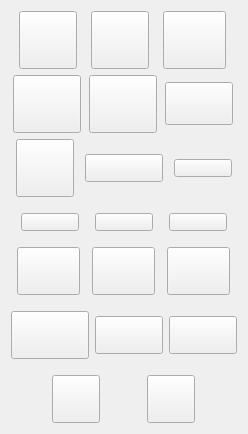
      <widget class="QWidget" name="tbElectrDev">
       <property name="geometry">
        <rect>
         <x>0</x>
         <y>0</y>
         <width>248</width>
         <height>384</height>
        </rect>
       </property>
       <attribute name="label">
        <string>Electronic Devices</string>
       </attribute>
       <layout class="QVBoxLayout" name="verticalLayout_5">
        <item>
         <layout class="QHBoxLayout" name="horLO_Electrics_1">
          <item>
           <widget class="QPushButton" name="btnFridge_dark">
            <property name="sizePolicy">
             <sizepolicy hsizetype="Fixed" vsizetype="Fixed">
              <horstretch>0</horstretch>
              <verstretch>0</verstretch>
             </sizepolicy>
            </property>
            <property name="cursor">
             <cursorShape>PointingHandCursor</cursorShape>
            </property>
            <property name="toolTip">
             <string>&lt;html&gt;&lt;head/&gt;&lt;body&gt;&lt;p&gt;&lt;span style=&quot; font-weight:600; font-style:italic; color:#eeeeec;&quot;&gt;Fridge - dark&lt;/span&gt;&lt;/p&gt;&lt;/body&gt;&lt;/html&gt;</string>
            </property>
            <property name="styleSheet">
             <string notr="true">background-color: transparent;
border-image: url(:/img/furniture/electronic devices/fridge_dark.png);
width: 50px;
height: 50px;
background: none;
background-repeat: none;</string>
            </property>
            <property name="text">
             <string/>
            </property>
           </widget>
          </item>
          <item>
           <widget class="QPushButton" name="btnFridge_light">
            <property name="sizePolicy">
             <sizepolicy hsizetype="Fixed" vsizetype="Fixed">
              <horstretch>0</horstretch>
              <verstretch>0</verstretch>
             </sizepolicy>
            </property>
            <property name="cursor">
             <cursorShape>PointingHandCursor</cursorShape>
            </property>
            <property name="toolTip">
             <string>&lt;html&gt;&lt;head/&gt;&lt;body&gt;&lt;p&gt;&lt;span style=&quot; font-weight:600; font-style:italic;&quot;&gt;Fridge - white&lt;/span&gt;&lt;/p&gt;&lt;/body&gt;&lt;/html&gt;</string>
            </property>
            <property name="styleSheet">
             <string notr="true">background-color: transparent;
border-image: url(:/img/furniture/electronic devices/fridge_white.png);
width: 50px;
height: 50px;
background: none;
background-repeat: none;</string>
            </property>
            <property name="text">
             <string/>
            </property>
           </widget>
          </item>
          <item>
           <widget class="QPushButton" name="btnRefrigerator">
            <property name="sizePolicy">
             <sizepolicy hsizetype="Fixed" vsizetype="Fixed">
              <horstretch>0</horstretch>
              <verstretch>0</verstretch>
             </sizepolicy>
            </property>
            <property name="cursor">
             <cursorShape>PointingHandCursor</cursorShape>
            </property>
            <property name="toolTip">
             <string>&lt;html&gt;&lt;head/&gt;&lt;body&gt;&lt;p&gt;&lt;span style=&quot; font-weight:600; font-style:italic; color:#3465a4;&quot;&gt;Refrigerator&lt;/span&gt;&lt;/p&gt;&lt;/body&gt;&lt;/html&gt;</string>
            </property>
            <property name="styleSheet">
             <string notr="true">background-color: transparent;
border-image: url(:/img/furniture/electronic devices/refridgerator.png);
width: 55px;
height: 50px;
background: none;
background-repeat: none;</string>
            </property>
            <property name="text">
             <string/>
            </property>
           </widget>
          </item>
         </layout>
        </item>
        <item>
         <layout class="QHBoxLayout" name="horLO_Electrics_2">
          <item>
           <widget class="QPushButton" name="btnWashingMachine_grey">
            <property name="sizePolicy">
             <sizepolicy hsizetype="Fixed" vsizetype="Fixed">
              <horstretch>0</horstretch>
              <verstretch>0</verstretch>
             </sizepolicy>
            </property>
            <property name="cursor">
             <cursorShape>PointingHandCursor</cursorShape>
            </property>
            <property name="toolTip">
             <string>&lt;html&gt;&lt;head/&gt;&lt;body&gt;&lt;p&gt;&lt;span style=&quot; font-weight:600; font-style:italic; color:#eeeeec;&quot;&gt;Washing machine - dark&lt;/span&gt;&lt;/p&gt;&lt;/body&gt;&lt;/html&gt;</string>
            </property>
            <property name="styleSheet">
             <string notr="true">background-color: transparent;
border-image: url(:/img/furniture/electronic devices/washing_machine_grey.png);
width: 60px;
height: 50px;
background: none;
background-repeat: none;</string>
            </property>
            <property name="text">
             <string/>
            </property>
           </widget>
          </item>
          <item>
           <widget class="QPushButton" name="btnWashingMachine_white">
            <property name="sizePolicy">
             <sizepolicy hsizetype="Fixed" vsizetype="Fixed">
              <horstretch>0</horstretch>
              <verstretch>0</verstretch>
             </sizepolicy>
            </property>
            <property name="cursor">
             <cursorShape>PointingHandCursor</cursorShape>
            </property>
            <property name="toolTip">
             <string>&lt;html&gt;&lt;head/&gt;&lt;body&gt;&lt;p&gt;&lt;span style=&quot; font-weight:600; font-style:italic; color:#888a85;&quot;&gt;Washing machine - white&lt;/span&gt;&lt;/p&gt;&lt;/body&gt;&lt;/html&gt;</string>
            </property>
            <property name="styleSheet">
             <string notr="true">background-color: transparent;
border-image: url(:/img/furniture/electronic devices/washing_machine_white.png);
width: 60px;
height: 50px;
background: none;
background-repeat: none;</string>
            </property>
            <property name="text">
             <string/>
            </property>
           </widget>
          </item>
          <item>
           <widget class="QPushButton" name="btnMicrowave">
            <property name="sizePolicy">
             <sizepolicy hsizetype="Fixed" vsizetype="Fixed">
              <horstretch>0</horstretch>
              <verstretch>0</verstretch>
             </sizepolicy>
            </property>
            <property name="cursor">
             <cursorShape>PointingHandCursor</cursorShape>
            </property>
            <property name="toolTip">
             <string>&lt;html&gt;&lt;head/&gt;&lt;body&gt;&lt;p&gt;&lt;span style=&quot; font-weight:600; font-style:italic;&quot;&gt;Microwave&lt;/span&gt;&lt;/p&gt;&lt;/body&gt;&lt;/html&gt;</string>
            </property>
            <property name="styleSheet">
             <string notr="true">background-color: transparent;
border-image: url(:/img/furniture/electronic devices/microwave.png);
width: 60px;
height: 35px;
background: none;
background-repeat: none;</string>
            </property>
            <property name="text">
             <string/>
            </property>
           </widget>
          </item>
         </layout>
        </item>
        <item>
         <layout class="QHBoxLayout" name="horLO_Electrics_3">
          <item>
           <widget class="QPushButton" name="btnVent">
            <property name="sizePolicy">
             <sizepolicy hsizetype="Fixed" vsizetype="Fixed">
              <horstretch>0</horstretch>
              <verstretch>0</verstretch>
             </sizepolicy>
            </property>
            <property name="cursor">
             <cursorShape>PointingHandCursor</cursorShape>
            </property>
            <property name="toolTip">
             <string>&lt;html&gt;&lt;head/&gt;&lt;body&gt;&lt;p&gt;&lt;span style=&quot; font-weight:600; font-style:italic; color:#eeeeec;&quot;&gt;Vent&lt;/span&gt;&lt;/p&gt;&lt;/body&gt;&lt;/html&gt;</string>
            </property>
            <property name="styleSheet">
             <string notr="true">background-color: transparent;
border-image: url(:/img/furniture/electronic devices/vent.png);
width: 50px;
height: 50px;
background: none;
background-repeat: none;</string>
            </property>
            <property name="text">
             <string/>
            </property>
           </widget>
          </item>
          <item>
           <widget class="QPushButton" name="btnAirConditioner">
            <property name="sizePolicy">
             <sizepolicy hsizetype="Fixed" vsizetype="Fixed">
              <horstretch>0</horstretch>
              <verstretch>0</verstretch>
             </sizepolicy>
            </property>
            <property name="cursor">
             <cursorShape>PointingHandCursor</cursorShape>
            </property>
            <property name="toolTip">
             <string>&lt;html&gt;&lt;head/&gt;&lt;body&gt;&lt;p&gt;&lt;span style=&quot; font-weight:600; font-style:italic;&quot;&gt;Air conditioner&lt;/span&gt;&lt;/p&gt;&lt;/body&gt;&lt;/html&gt;</string>
            </property>
            <property name="styleSheet">
             <string notr="true">background-color: transparent;
border-image: url(:/img/furniture/electronic devices/air_conditioner.png);
width: 70px;
height: 20px;
background: none;
background-repeat: none;</string>
            </property>
            <property name="text">
             <string/>
            </property>
           </widget>
          </item>
          <item>
           <widget class="QPushButton" name="btnTV1_black">
            <property name="sizePolicy">
             <sizepolicy hsizetype="Fixed" vsizetype="Fixed">
              <horstretch>0</horstretch>
              <verstretch>0</verstretch>
             </sizepolicy>
            </property>
            <property name="cursor">
             <cursorShape>PointingHandCursor</cursorShape>
            </property>
            <property name="toolTip">
             <string>&lt;html&gt;&lt;head/&gt;&lt;body&gt;&lt;p&gt;&lt;span style=&quot; font-weight:600; font-style:italic; color:#ef2929;&quot;&gt;TV - black&lt;/span&gt;&lt;/p&gt;&lt;/body&gt;&lt;/html&gt;</string>
            </property>
            <property name="styleSheet">
             <string notr="true">background-color: transparent;
border-image: url(:/img/furniture/electronic devices/tv_1_black.png);
width: 50px;
height: 10px;
background: none;
background-repeat: none;</string>
            </property>
            <property name="text">
             <string/>
            </property>
           </widget>
          </item>
         </layout>
        </item>
        <item>
         <layout class="QHBoxLayout" name="horLO_Electrics_4">
          <property name="topMargin">
           <number>10</number>
          </property>
          <property name="rightMargin">
           <number>0</number>
          </property>
          <property name="bottomMargin">
           <number>10</number>
          </property>
          <item>
           <widget class="QPushButton" name="btnTV1_white">
            <property name="sizePolicy">
             <sizepolicy hsizetype="Fixed" vsizetype="Fixed">
              <horstretch>0</horstretch>
              <verstretch>0</verstretch>
             </sizepolicy>
            </property>
            <property name="cursor">
             <cursorShape>PointingHandCursor</cursorShape>
            </property>
            <property name="toolTip">
             <string>&lt;html&gt;&lt;head/&gt;&lt;body&gt;&lt;p&gt;&lt;span style=&quot; font-weight:600; font-style:italic; color:#000000;&quot;&gt;TV - white&lt;/span&gt;&lt;/p&gt;&lt;/body&gt;&lt;/html&gt;</string>
            </property>
            <property name="styleSheet">
             <string notr="true">background-color: transparent;
border-image: url(:/img/furniture/electronic devices/tv_1_white.png);
width: 50px;
height: 10px;
background: none;
background-repeat: none;</string>
            </property>
            <property name="text">
             <string/>
            </property>
           </widget>
          </item>
          <item>
           <widget class="QPushButton" name="btnTV2_black">
            <property name="sizePolicy">
             <sizepolicy hsizetype="Fixed" vsizetype="Fixed">
              <horstretch>0</horstretch>
              <verstretch>0</verstretch>
             </sizepolicy>
            </property>
            <property name="cursor">
             <cursorShape>PointingHandCursor</cursorShape>
            </property>
            <property name="toolTip">
             <string>&lt;html&gt;&lt;head/&gt;&lt;body&gt;&lt;p&gt;&lt;span style=&quot; font-weight:600; font-style:italic; color:#ef2929;&quot;&gt;TV - black&lt;/span&gt;&lt;/p&gt;&lt;/body&gt;&lt;/html&gt;</string>
            </property>
            <property name="styleSheet">
             <string notr="true">background-color: transparent;
border-image: url(:/img/furniture/electronic devices/tv_2_black.png);
width: 50px;
height: 10px;
background: none;
background-repeat: none;</string>
            </property>
            <property name="text">
             <string/>
            </property>
           </widget>
          </item>
          <item>
           <widget class="QPushButton" name="btnTV2_white">
            <property name="sizePolicy">
             <sizepolicy hsizetype="Fixed" vsizetype="Fixed">
              <horstretch>0</horstretch>
              <verstretch>0</verstretch>
             </sizepolicy>
            </property>
            <property name="cursor">
             <cursorShape>PointingHandCursor</cursorShape>
            </property>
            <property name="toolTip">
             <string>&lt;html&gt;&lt;head/&gt;&lt;body&gt;&lt;p&gt;&lt;span style=&quot; font-weight:600; font-style:italic; color:#000000;&quot;&gt;TV - white&lt;/span&gt;&lt;/p&gt;&lt;/body&gt;&lt;/html&gt;</string>
            </property>
            <property name="styleSheet">
             <string notr="true">background-color: transparent;
border-image: url(:/img/furniture/electronic devices/tv_2_white.png);
width: 50px;
height: 10px;
background: none;
background-repeat: none;</string>
            </property>
            <property name="text">
             <string/>
            </property>
           </widget>
          </item>
         </layout>
        </item>
        <item>
         <layout class="QHBoxLayout" name="horLO_Electrics_5">
          <item>
           <widget class="QPushButton" name="btnLaptopMac">
            <property name="sizePolicy">
             <sizepolicy hsizetype="Fixed" vsizetype="Fixed">
              <horstretch>0</horstretch>
              <verstretch>0</verstretch>
             </sizepolicy>
            </property>
            <property name="cursor">
             <cursorShape>PointingHandCursor</cursorShape>
            </property>
            <property name="toolTip">
             <string>&lt;html&gt;&lt;head/&gt;&lt;body&gt;&lt;p&gt;&lt;span style=&quot; font-weight:600; font-style:italic; color:#ff6de5;&quot;&gt;Macbook&lt;/span&gt;&lt;/p&gt;&lt;/body&gt;&lt;/html&gt;</string>
            </property>
            <property name="styleSheet">
             <string notr="true">background-color: transparent;
border-image: url(:/img/furniture/electronic devices/laptop_mac.png);
width: 55px;
height: 40px;
background: none;
background-repeat: none;</string>
            </property>
            <property name="text">
             <string/>
            </property>
           </widget>
          </item>
          <item>
           <widget class="QPushButton" name="btnLaptop_black">
            <property name="sizePolicy">
             <sizepolicy hsizetype="Fixed" vsizetype="Fixed">
              <horstretch>0</horstretch>
              <verstretch>0</verstretch>
             </sizepolicy>
            </property>
            <property name="cursor">
             <cursorShape>PointingHandCursor</cursorShape>
            </property>
            <property name="toolTip">
             <string>&lt;html&gt;&lt;head/&gt;&lt;body&gt;&lt;p&gt;&lt;span style=&quot; font-weight:600; font-style:italic; color:#eeeeec;&quot;&gt;Laptop - black&lt;/span&gt;&lt;/p&gt;&lt;/body&gt;&lt;/html&gt;</string>
            </property>
            <property name="styleSheet">
             <string notr="true">background-color: transparent;
border-image: url(:/img/furniture/electronic devices/laptop_black.png);
width: 55px;
height: 40px;
background: none;
background-repeat: none;</string>
            </property>
            <property name="text">
             <string/>
            </property>
           </widget>
          </item>
          <item>
           <widget class="QPushButton" name="btnLaptop_white">
            <property name="sizePolicy">
             <sizepolicy hsizetype="Fixed" vsizetype="Fixed">
              <horstretch>0</horstretch>
              <verstretch>0</verstretch>
             </sizepolicy>
            </property>
            <property name="cursor">
             <cursorShape>PointingHandCursor</cursorShape>
            </property>
            <property name="toolTip">
             <string>&lt;html&gt;&lt;head/&gt;&lt;body&gt;&lt;p&gt;&lt;span style=&quot; font-weight:600; font-style:italic;&quot;&gt;Laptop - white&lt;/span&gt;&lt;/p&gt;&lt;/body&gt;&lt;/html&gt;</string>
            </property>
            <property name="styleSheet">
             <string notr="true">background-color: transparent;
border-image: url(:/img/furniture/electronic devices/laptop_white.png);
width: 55px;
height: 40px;
background: none;
background-repeat: none;</string>
            </property>
            <property name="text">
             <string/>
            </property>
           </widget>
          </item>
         </layout>
        </item>
        <item>
         <layout class="QHBoxLayout" name="horLO_Electrics_6">
          <property name="topMargin">
           <number>10</number>
          </property>
          <property name="bottomMargin">
           <number>10</number>
          </property>
          <item>
           <widget class="QPushButton" name="btnPC">
            <property name="sizePolicy">
             <sizepolicy hsizetype="Fixed" vsizetype="Fixed">
              <horstretch>0</horstretch>
              <verstretch>0</verstretch>
             </sizepolicy>
            </property>
            <property name="cursor">
             <cursorShape>PointingHandCursor</cursorShape>
            </property>
            <property name="styleSheet">
             <string notr="true">background-color: transparent;
border-image: url(:/img/furniture/electronic devices/pc.png);
width: 70px;
height: 40px;
background: none;
background-repeat: none;</string>
            </property>
            <property name="text">
             <string/>
            </property>
           </widget>
          </item>
          <item>
           <widget class="QPushButton" name="btnSpeakers1_black">
            <property name="sizePolicy">
             <sizepolicy hsizetype="Fixed" vsizetype="Fixed">
              <horstretch>0</horstretch>
              <verstretch>0</verstretch>
             </sizepolicy>
            </property>
            <property name="cursor">
             <cursorShape>PointingHandCursor</cursorShape>
            </property>
            <property name="toolTip">
             <string>&lt;html&gt;&lt;head/&gt;&lt;body&gt;&lt;p&gt;&lt;span style=&quot; font-weight:600; font-style:italic; color:#eeeeec;&quot;&gt;Speakers - dark&lt;/span&gt;&lt;/p&gt;&lt;/body&gt;&lt;/html&gt;</string>
            </property>
            <property name="styleSheet">
             <string notr="true">background-color: transparent;
border-image: url(:/img/furniture/electronic devices/speakers_1_black.png);
width: 60px;
height: 30px;
background: none;
background-repeat: none;</string>
            </property>
            <property name="text">
             <string/>
            </property>
           </widget>
          </item>
          <item>
           <widget class="QPushButton" name="btnSpeakers1_brown">
            <property name="sizePolicy">
             <sizepolicy hsizetype="Fixed" vsizetype="Fixed">
              <horstretch>0</horstretch>
              <verstretch>0</verstretch>
             </sizepolicy>
            </property>
            <property name="cursor">
             <cursorShape>PointingHandCursor</cursorShape>
            </property>
            <property name="toolTip">
             <string>&lt;html&gt;&lt;head/&gt;&lt;body&gt;&lt;p&gt;&lt;span style=&quot; font-weight:600; font-style:italic; color:#eeeeec;&quot;&gt;Speakers - wood&lt;/span&gt;&lt;/p&gt;&lt;/body&gt;&lt;/html&gt;</string>
            </property>
            <property name="styleSheet">
             <string notr="true">background-color: transparent;
border-image: url(:/img/furniture/electronic devices/speakers_1_brown.png);
width: 60px;
height: 30px;
background: none;
background-repeat: none;</string>
            </property>
            <property name="text">
             <string/>
            </property>
           </widget>
          </item>
         </layout>
        </item>
        <item>
         <layout class="QHBoxLayout" name="horLO_Electrics_7">
          <item>
           <widget class="QPushButton" name="btnSpeakers2_black">
            <property name="sizePolicy">
             <sizepolicy hsizetype="Fixed" vsizetype="Fixed">
              <horstretch>0</horstretch>
              <verstretch>0</verstretch>
             </sizepolicy>
            </property>
            <property name="cursor">
             <cursorShape>PointingHandCursor</cursorShape>
            </property>
            <property name="toolTip">
             <string>&lt;html&gt;&lt;head/&gt;&lt;body&gt;&lt;p&gt;&lt;span style=&quot; font-weight:600; font-style:italic; color:#eeeeec;&quot;&gt;Speakers - dark&lt;/span&gt;&lt;/p&gt;&lt;/body&gt;&lt;/html&gt;</string>
            </property>
            <property name="styleSheet">
             <string notr="true">background-color: transparent;
border-image: url(:/img/furniture/electronic devices/speakers_2_black.png);
width: 40px;
height: 40px;
background: none;
background-repeat: none;</string>
            </property>
            <property name="text">
             <string/>
            </property>
           </widget>
          </item>
          <item>
           <widget class="QPushButton" name="btnSpeakers2_brown">
            <property name="sizePolicy">
             <sizepolicy hsizetype="Fixed" vsizetype="Fixed">
              <horstretch>0</horstretch>
              <verstretch>0</verstretch>
             </sizepolicy>
            </property>
            <property name="cursor">
             <cursorShape>PointingHandCursor</cursorShape>
            </property>
            <property name="toolTip">
             <string>&lt;html&gt;&lt;head/&gt;&lt;body&gt;&lt;p&gt;&lt;span style=&quot; font-weight:600; font-style:italic; color:#eeeeec;&quot;&gt;Speakers - wood&lt;/span&gt;&lt;/p&gt;&lt;/body&gt;&lt;/html&gt;</string>
            </property>
            <property name="styleSheet">
             <string notr="true">background-color: transparent;
border-image: url(:/img/furniture/electronic devices/speakers_2_brown.png);
width: 40px;
height: 40px;
background: none;
background-repeat: none;</string>
            </property>
            <property name="text">
             <string/>
            </property>
           </widget>
          </item>
         </layout>
        </item>
       </layout>
      </widget>
